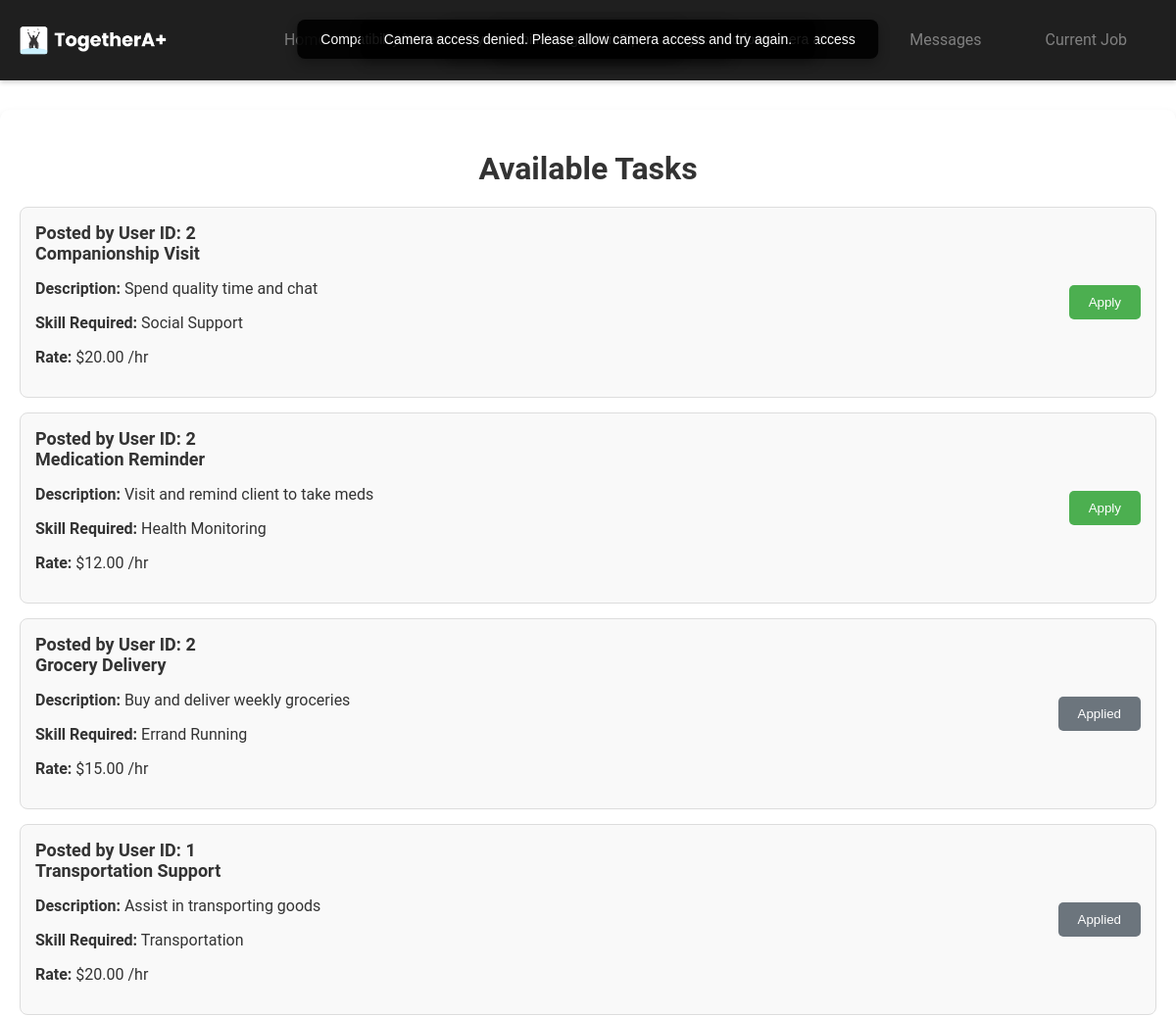
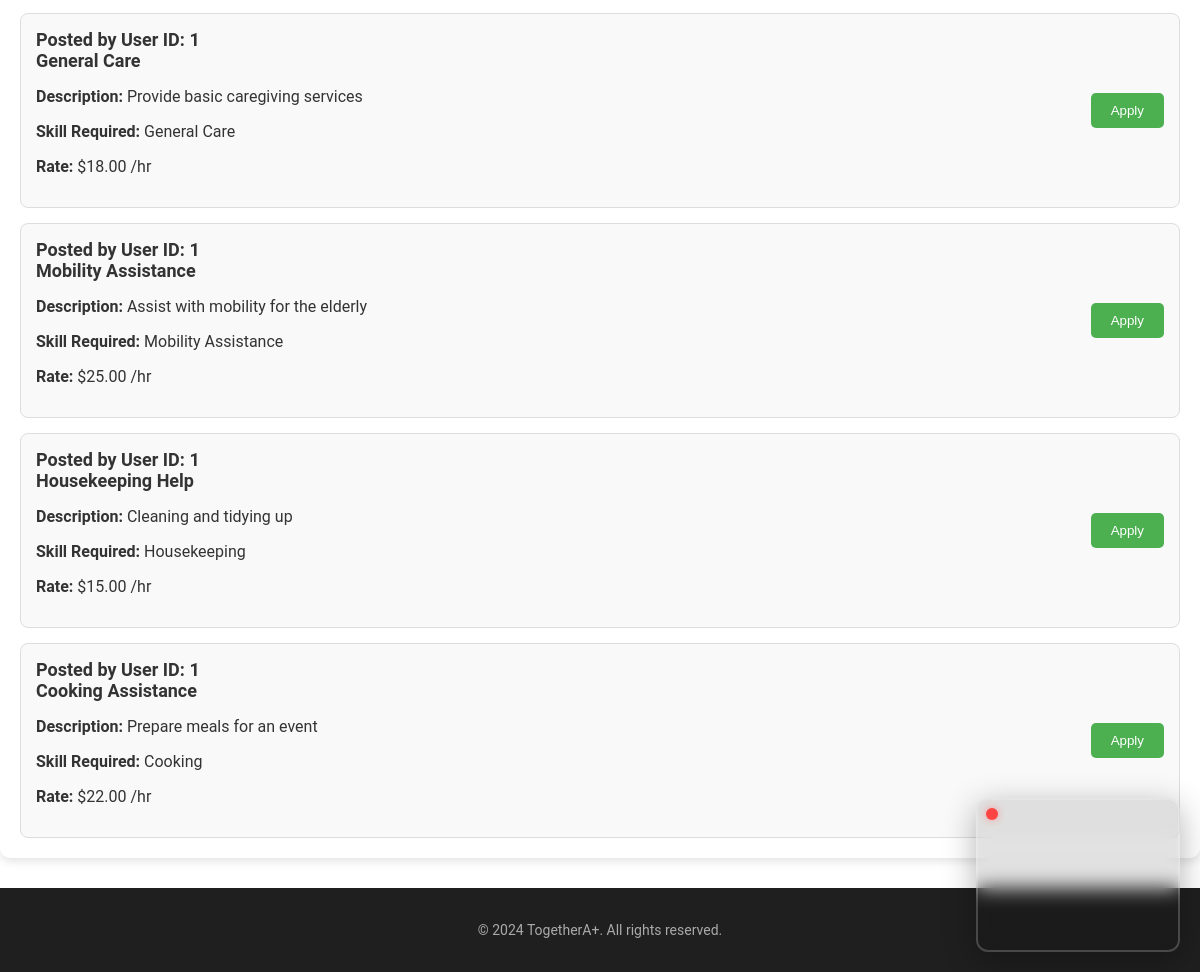
The page /view_task.php (signed in) on the database its author committed (2 pictures, top to bottom).
### tables this page shows
CREATE TABLE `tasks` (
  `task_id` int(11) NOT NULL,
  `user_id` int(11) NOT NULL,
  `title` varchar(255) NOT NULL,
  `description` text DEFAULT NULL,
  `skill_required` text DEFAULT NULL,
  `hourly_rate` decimal(10,2) NOT NULL,
  `fixed_rate` decimal(10,2) DEFAULT NULL,
  `urgency` varchar(6) DEFAULT NULL,
  `created_at` timestamp NOT NULL DEFAULT current_timestamp(),
  `updated_at` timestamp NOT NULL DEFAULT current_timestamp() ON UPDATE current_timestamp()
);

### view_task.php (the view, shortened to what this page needs)
<?php
include 'dbconnect.php';
$helper_id = $_SESSION['helper_id'];
$query = "SELECT t.task_id, t.title, t.user_id, t.description, t.skill_required,
                 CONCAT('$', t.hourly_rate, ' /hr') AS rate,
                 (SELECT COUNT(*) FROM hiring_records hr WHERE hr.task_id = t.task_id AND hr.helper_id = $helper_id) AS is_applied
          FROM tasks t
          WHERE t.hourly_rate IS NOT NULL
          ORDER BY t.created_at DESC";
$result = $conn->query($query);
?>
<!DOCTYPE html>
<html lang="en">
<head>
    <link rel="stylesheet" href="styles.css">
</head>
<body>
    <?php include "header_helper.php" ?>
    <div class="task-container">
        <h1 class="task-header">Available Tasks</h1>
        <div class="task-grid">
            <?php if ($result->num_rows > 0): ?>
                <?php while ($row = $result->fetch_assoc()): ?>
                    <div class="task-card">
                        <div class="task-details">
                            <h3>Posted by User ID: <?php echo htmlspecialchars($row['user_id']); ?></h3>
                            <h3><?php echo htmlspecialchars($row['title']); ?></h3>
                            <p><strong>Description:</strong> <?php echo htmlspecialchars($row['description']); ?></p>
                            <p><strong>Skill Required:</strong> <?php echo htmlspecialchars($row['skill_required']); ?></p>
                            <p><strong>Rate:</strong> <?php echo htmlspecialchars($row['rate']); ?></p>
                        </div>
                        <?php if ($row['is_applied'] > 0): ?>
                            <button class="applied-button" disabled>Applied</button>
                        <?php else: ?>
                            <form method="POST" action="apply_task.php">
                                <button type="submit" class="apply-button">Apply</button>
                            </form>
                        <?php endif; ?>
                    </div>
                <?php endwhile; ?>
            <?php else: ?>
                <p>No tasks available.</p>
            <?php endif; ?>
        </div>
    </div>
    <footer>
        <p>&copy; 2024 TogetherA+. All rights reserved.</p>
    </footer>
</body>
</html>

### styles.css (style rules this page uses)
body { font-family: Arial, sans-serif; margin: 0; padding: 0; background-color: #121212; color: white; }
footer { background-color: #1f1f1f; text-align: center; padding: 20px; color: white; margin-top: 20px; }
footer p { color: #ccc; font-size: 14px; }

### home2.css (style rules this page uses)
body { font-family: 'Roboto', sans-serif; margin: 0; padding: 0; background-color: #ffffff; color: #333; }
footer { background-color: #1f1f1f; text-align: center; padding: 20px; color: white; }
footer p { color: #aaa; }

### view_task.php (style rules this page uses)
body { font-family: Arial, sans-serif; background-color: #f4f4f4; color: #333; margin: 0; padding: 0; }
.task-container { padding: 20px; max-width: 1200px; margin: 30px auto; background-color: white; border-radius: 10px; box-shadow: 0 4px 8px rgba(0, 0, 0, 0.1); }
.task-header { text-align: center; margin-bottom: 20px; }
.task-grid { display: flex; flex-direction: column; gap: 15px; }
.task-card { display: flex; justify-content: space-between; align-items: center; padding: 15px; border: 1px solid #ddd; border-radius: 8px; background-color: #f9f9f9; }
.task-details { flex: 1; margin-right: 20px; color: #333; }
.task-details h3 { margin: 0; font-size: 18px; }
.apply-button { padding: 10px 20px; background-color: #4caf50; color: white; border: none; border-radius: 5px; cursor: pointer; transition: background-color 0.3s; }
.applied-button { padding: 10px 20px; background-color: #6c757d; color: white; border: none; border-radius: 5px; cursor: not-allowed; }
footer { text-align: center; padding: 10px; background-color: #007bff; color: white; margin-top: 20px; }

### rows shown on the page
tasks: user "2", title "Companionship Visit", description "Spend quality time and chat", skill_required "Social Support", rate "$20.00 /hr"
tasks: user "2", title "Medication Reminder", description "Visit and remind client to take meds", skill_required "Health Monitoring", rate "$12.00 /hr"
tasks: user "2", title "Grocery Delivery", description "Buy and deliver weekly groceries", skill_required "Errand Running", rate "$15.00 /hr", shows "Applied"
tasks: user "1", title "Transportation Support", description "Assist in transporting goods", skill_required "Transportation", rate "$20.00 /hr", shows "Applied"
tasks: user "1", title "General Care", description "Provide basic caregiving services", skill_required "General Care", rate "$18.00 /hr"
tasks: user "1", title "Mobility Assistance", description "Assist with mobility for the elderly", skill_required "Mobility Assistance", rate "$25.00 /hr"
tasks: user "1", title "Housekeeping Help", description "Cleaning and tidying up", skill_required "Housekeeping", rate "$15.00 /hr"
tasks: user "1", title "Cooking Assistance", description "Prepare meals for an event", skill_required "Cooking", rate "$22.00 /hr"
